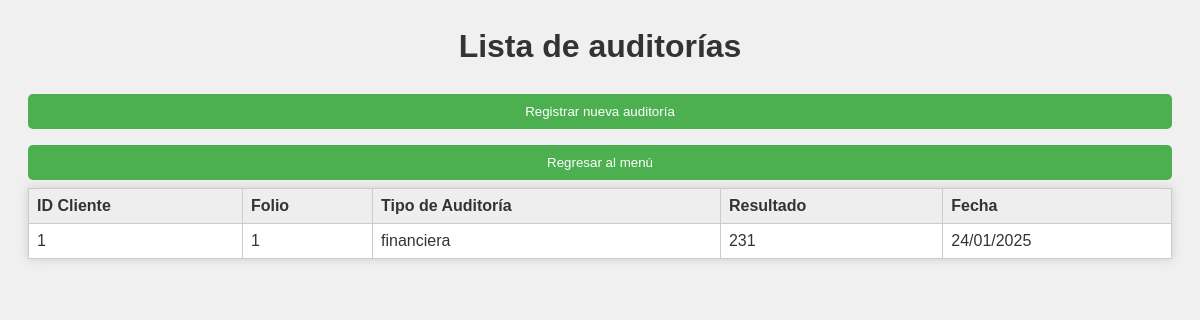
The app's page /auditorias with its own data.
### tables this page shows
CREATE TABLE "CRyA" (
    "id_CRyA" INTEGER,
    "id_client" INTEGER,
    "id_audit" INTEGER,
    PRIMARY KEY("id_CRyA"),
    CONSTRAINT "fk_id_client" FOREIGN KEY("id_client") REFERENCES "ClientRegister"("id_client"),
    CONSTRAINT "fk_id_audit" FOREIGN KEY("id_audit") REFERENCES "Audit"("id_audit")
);

CREATE TABLE "Audit" ("id_audit" INTEGER, "id_client" INTEGER, "audit_type" TEXT, "result" TEXT, "date" TEXT, PRIMARY KEY("id_audit"), CONSTRAINT "fk_id_client" FOREIGN KEY("id_client") REFERENCES "ClientRegister"("id_client"));

### Despacho_Contable_Web.py (the view)
@app.route("/auditorias", methods=['GET', 'POST'])
def mostrar_auditorias():
    conexion = sqlite3.connect("database.db")
    cursor = conexion.cursor()
    cursor.execute("""
        SELECT CRyA.id_client, Audit.id_audit, Audit.audit_type, Audit.result, Audit.date
        FROM Audit
        JOIN CRyA ON Audit.id_audit = CRyA.id_audit
    """)
    auditorias = cursor.fetchall()
    conexion.close()
    return render_template("auditorias.html", auditorias=auditorias)

### templates/auditorias.html (shortened to what this page needs)
<html lang="es">
<head>
    <link rel="stylesheet" href="{{ url_for('static', filename='CSS/Styles.css') }}">
</head>
<body>
    <h1>Lista de auditorías</h1>
    <a href="{{ url_for('registrar_auditoria') }}">
        <button type="button" class="boton-menu">Registrar nueva auditoría</button>
    </a>
    <a href="{{ url_for('menu_principal') }}">
        <button type="button" class="boton-menu">Regresar al menú</button>
    </a>
    <table>
        <thead>
            <tr>
                <th>ID Cliente</th>
                <th>Folio</th>
                <th>Tipo de Auditoría</th>
                <th>Resultado</th>
                <th>Fecha</th>
            </tr>
        </thead>
        <tbody>
            {% for audit in auditorias %}
            <tr>
                <td>{{ audit[0] }}</td>
                <td>{{ audit[1] }}</td>
                <td>{{ audit[2] }}</td>
                <td>{{ audit[3] }}</td>
                <td>{{ audit[4] }}</td>
            </tr>
            {% endfor %}
        </tbody>
    </table>
</body>
</html>

### static/CSS/Styles.css (style rules this page uses)
body { font-family: Arial, sans-serif; padding: 20px; background-color: #f0f0f0; color: #333; }
h1, h2, h3 { text-align: center; color: #333; }
input, select, textarea, button { width: 100%; padding: 10px; margin: 8px 0; border: 1px solid #ccc; border-radius: 5px; box-sizing: border-box; }
button { background-color: #4CAF50; color: white; border: none; cursor: pointer; }
a { color: #007BFF; text-decoration: none; }
table { width: 100%; margin: auto; border-collapse: collapse; background: white; box-shadow: 0 0 10px #ccc; }
th, td { padding: 8px; border: 1px solid #ccc; text-align: left; }
th { background: #eee; }

### records on screen
CRyA: id_client "1", id_audit "1", audit_type "financiera", result "231", date "24/01/2025"
